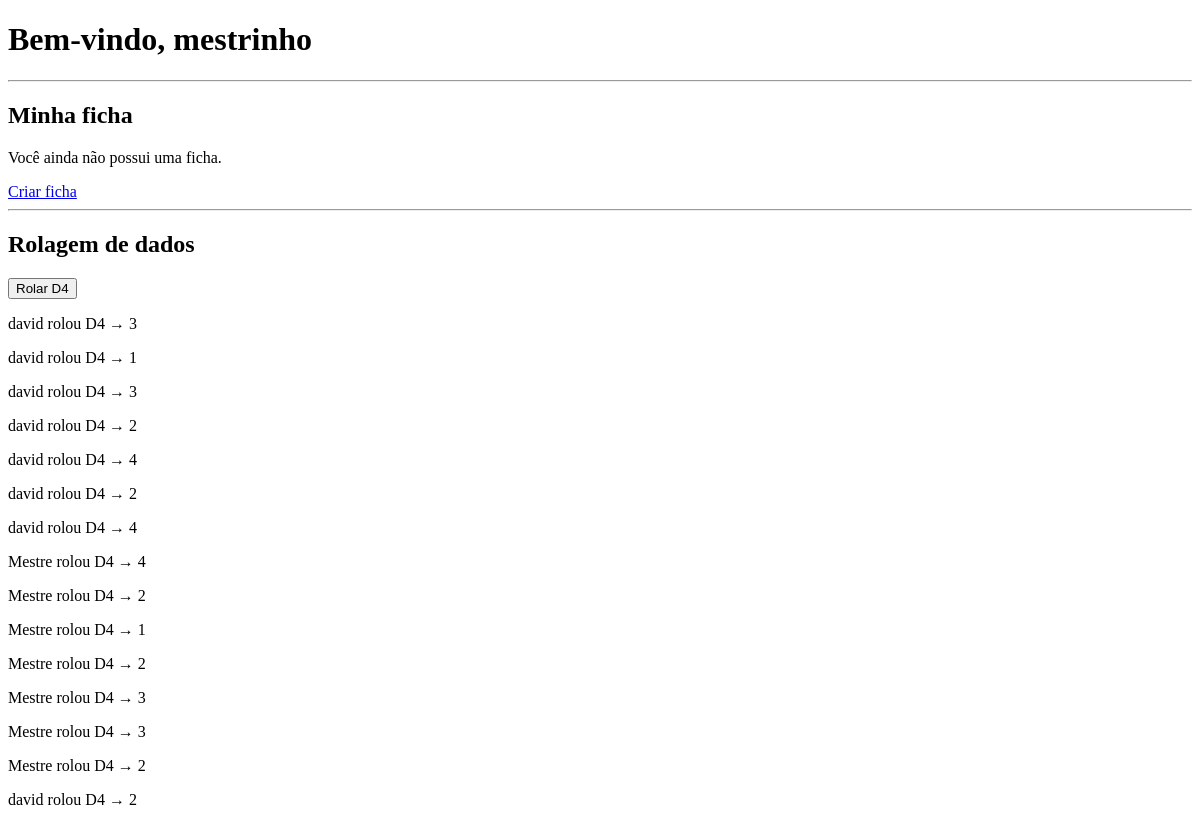
The page /jogador (signed in) on the database as committed earlier.
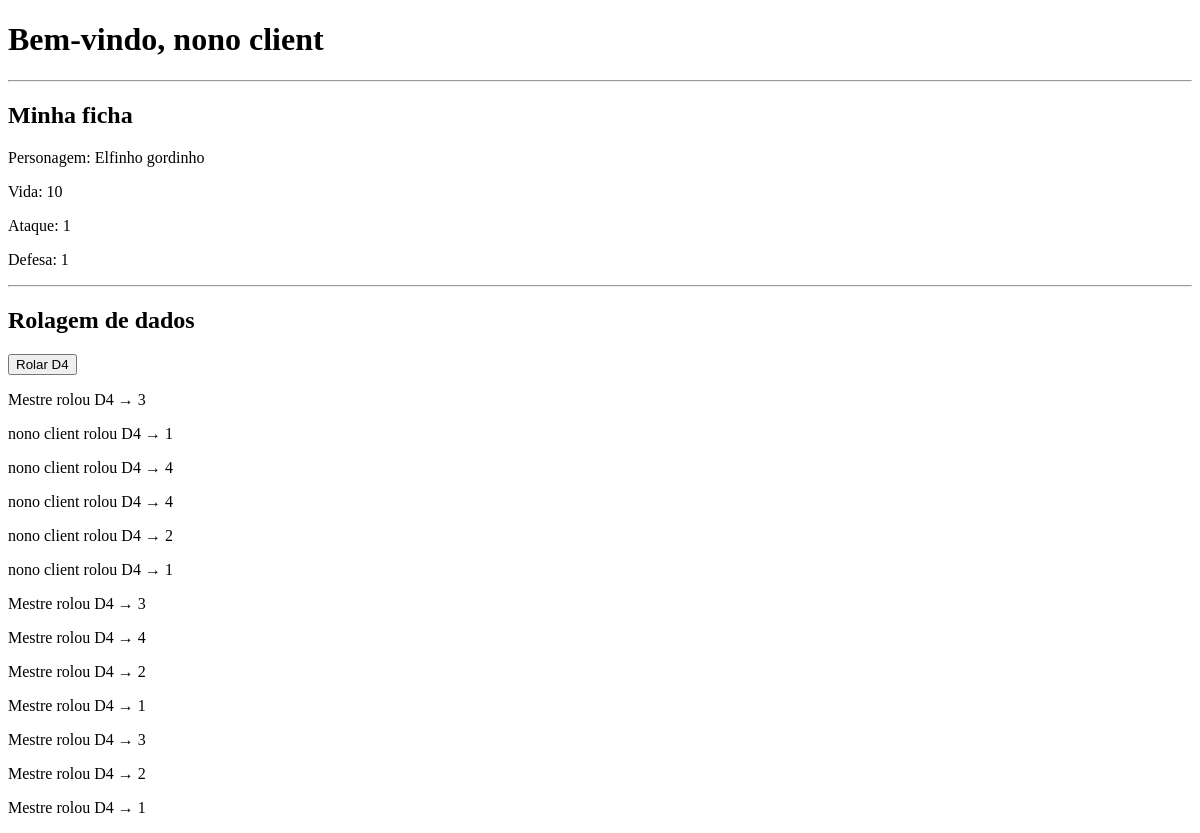
The same page on the database as committed later.
### tables this page shows
CREATE TABLE jogadores (
    id INTEGER PRIMARY KEY AUTOINCREMENT,
    sala_id INTEGER NOT NULL,
    nome TEXT NOT NULL,
    senha TEXT NOT NULL,
    token TEXT NOT NULL,
    FOREIGN KEY (sala_id) REFERENCES salas(id)
);

CREATE TABLE rolagens (
    id INTEGER PRIMARY KEY AUTOINCREMENT,
    sala_id INTEGER NOT NULL,
    jogador_id INTEGER,
    dado TEXT NOT NULL,
    resultado INTEGER NOT NULL,
    data DATETIME DEFAULT CURRENT_TIMESTAMP,
    FOREIGN KEY (sala_id) REFERENCES salas(id),
    FOREIGN KEY (jogador_id) REFERENCES jogadores(id)
);

CREATE TABLE fichas (
    id INTEGER PRIMARY KEY AUTOINCREMENT,
    jogador_id INTEGER NOT NULL,
    nome_personagem TEXT NOT NULL,
    vida INTEGER NOT NULL DEFAULT 10,
    ataque INTEGER NOT NULL DEFAULT 1,
    defesa INTEGER NOT NULL DEFAULT 1,
    FOREIGN KEY (jogador_id) REFERENCES jogadores(id)
);

### app.py (the view)
@app.route("/jogador")
def jogador():
    jogador_id = session.get("jogador_id")
    if jogador_id is None:
        return "Você não está em nenhuma sala."
    conexao = conectar()
    jogador = conexao.execute(
        """
        SELECT * FROM jogadores
        WHERE id = ?
        """,
        (jogador_id,)
    ).fetchone()
    if jogador is None:
        conexao.close()
        return "Jogador não encontrado."
    ficha = conexao.execute(
        "SELECT * FROM fichas WHERE jogador_id = ?",
        (jogador_id,)
    ).fetchone()
    rolagens = conexao.execute(
        """
        SELECT
            rolagens.*,
            jogadores.nome AS nome_jogador
        FROM rolagens
        LEFT JOIN jogadores
            ON rolagens.jogador_id = jogadores.id
        WHERE rolagens.sala_id = ?
        ORDER BY rolagens.id DESC
        """,
        (jogador["sala_id"],)
    ).fetchall()
    conexao.close()
    return render_template(
        "jogador.html",
        jogador=jogador,
        ficha=ficha,
        rolagens=rolagens
    )

### database.py (called while the page is built)
def conectar():
    conexao = sqlite3.connect(DATABASE)
    conexao.row_factory = sqlite3.Row
    return conexao

### templates/jogador.html (shortened to what this page needs)
<!DOCTYPE html>
<html lang="pt-BR">
<head>
</head>
<body>
    <h1>Bem-vindo, {{ jogador["nome"] }}</h1>
    <hr>
    <h2>Minha ficha</h2>
    {% if ficha %}
        <p>
            Personagem:
            {{ ficha["nome_personagem"] }}
        </p>
        <p>
            Vida:
            {{ ficha["vida"] }}
        </p>
        <p>
            Ataque:
            {{ ficha["ataque"] }}
        </p>
        <p>
            Defesa:
            {{ ficha["defesa"] }}
        </p>
    {% else %}
        <p>Você ainda não possui uma ficha.</p>
        <a href="/criar-ficha">
            Criar ficha
        </a>
    {% endif %}
    <hr>
    <h2>Rolagem de dados</h2>
    <button id="botaoD4">Rolar D4</button>
    <div id="resultadoRolagem">
    {% if rolagens %}
        {% for rolagem in rolagens %}
            <p>
                {% if rolagem["nome_jogador"] %}
                    {{ rolagem["nome_jogador"] }}
                {% else %}
                    Mestre
                {% endif %}
                rolou {{ rolagem["dado"].upper() }}
                → {{ rolagem["resultado"] }}
            </p>
        {% endfor %}
    {% else %}
        <p>Nenhuma rolagem ainda.</p>
    {% endif %}
</div>
</body>
</html>

Rows that differ between the two databases and show on the page:
removed rolagens: nome_jogador "david", dado "D4", resultado "3"
removed rolagens: nome_jogador "david", dado "D4", resultado "1"
changed jogadores: nome "mestrinho" → "nono client"
now on this page (row edited): fichas: nome_personagem "Elfinho gordinho", vida "10", ataque "1", defesa "1"
changed rolagens (number 1 of 13 on the later page): nome_jogador "david" → (not shown); now shows "Mestre"
changed rolagens (number 2 of 13 on the later page): nome_jogador "david" → "nono client"; resultado "2" → "1"
changed rolagens (number 3 of 13 on the later page): nome_jogador "david" → "nono client"
changed rolagens (number 4 of 13 on the later page): nome_jogador "david" → "nono client"; resultado "2" → "4"
changed rolagens (number 5 of 13 on the later page): nome_jogador "david" → "nono client"; resultado "4" → "2"
changed rolagens (number 6 of 13 on the later page): nome_jogador (not shown) → "nono client"; resultado "4" → "1"; no longer shows "Mestre"
changed rolagens (number 7 of 13 on the later page): resultado "2" → "3"
changed rolagens (number 8 of 13 on the later page): resultado "1" → "4"
changed rolagens (number 10 of 13 on the later page): resultado "3" → "1"
changed rolagens (number 13 of 13 on the later page): resultado "2" → "1"; nome_jogador "david" → (not shown); now shows "Mestre"
Other text that changed with them:
text no longer shown: "Você ainda não possui uma ficha. Criar ficha"
text now shown: "Personagem: Vida: Ataque: Defesa:"
